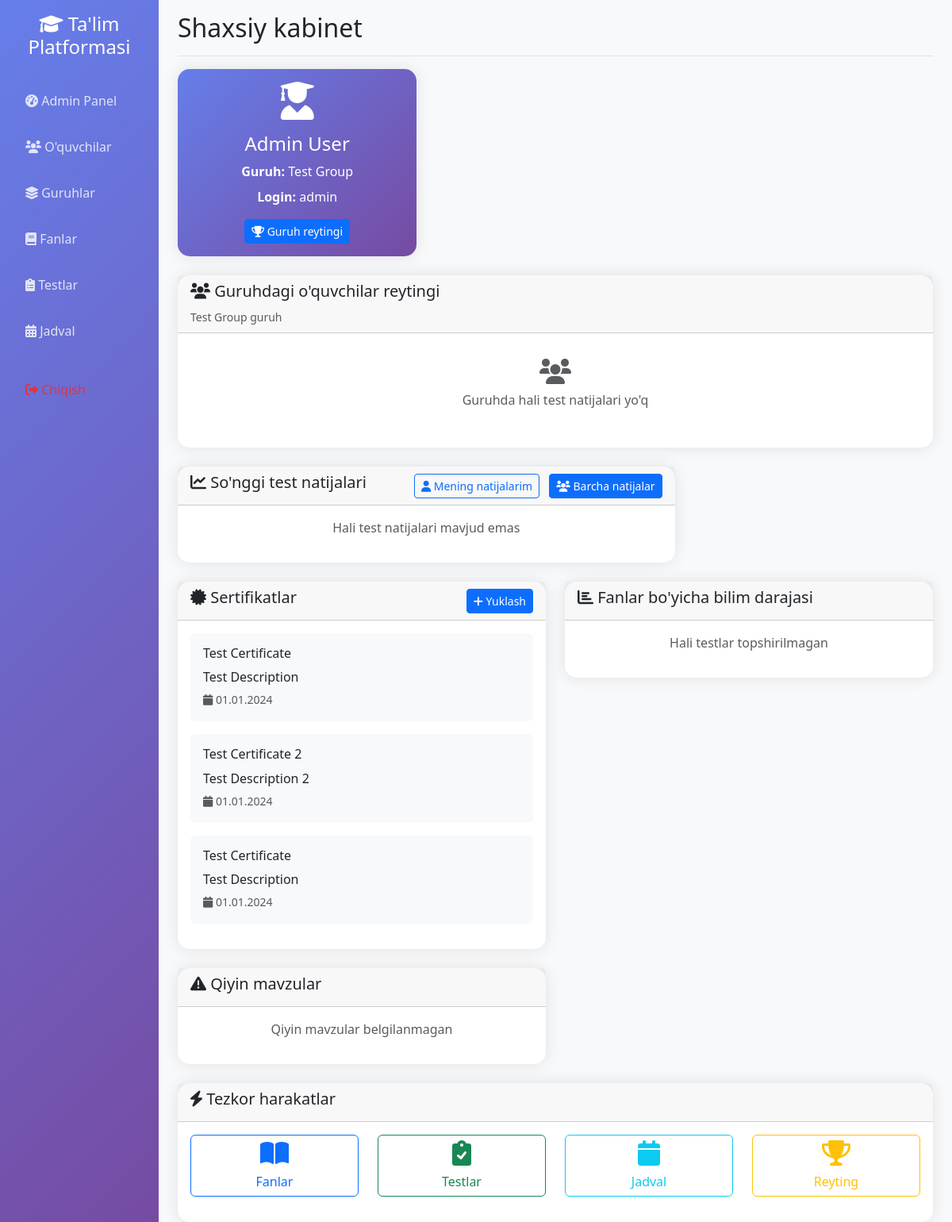
Before: /student/dashboard (signed in) with the older database file.
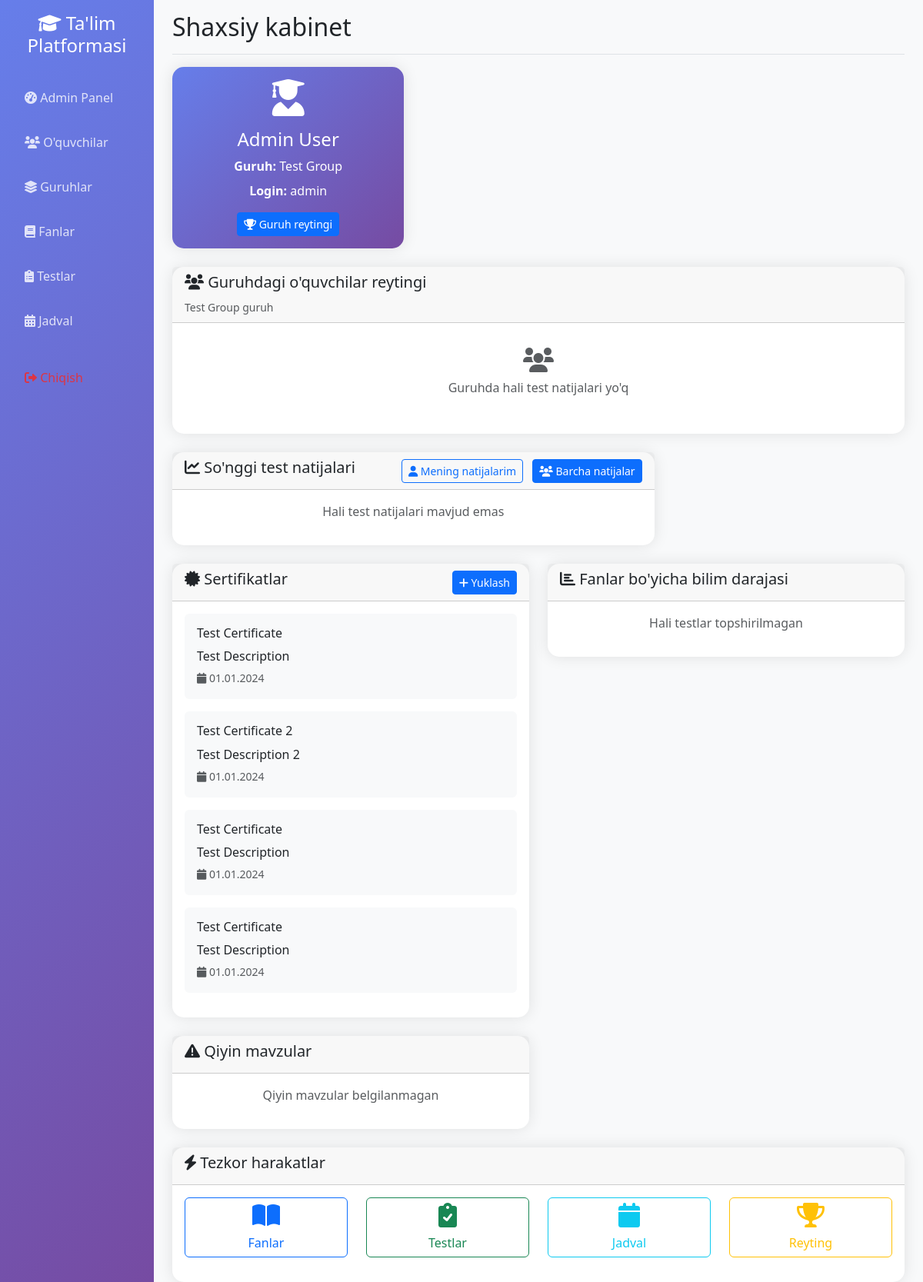
After: the same page with the newer database file.
### app.py (models this page shows)
class Certificate(db.Model):
    __tablename__ = 'certificate'
    id = db.Column(db.Integer, primary_key=True)
    user_id = db.Column(db.Integer, db.ForeignKey('user.id'), nullable=False)
    certificate_number = db.Column(db.String(50), unique=True, nullable=False)
    title = db.Column(db.String(200), nullable=False)
    description = db.Column(db.Text)
    issue_date = db.Column(db.DateTime, nullable=False)
    expiry_date = db.Column(db.DateTime)
    file_path = db.Column(db.String(500))
    is_active = db.Column(db.Boolean, default=True)
    created_at = db.Column(db.DateTime, nullable=False)
    user = db.relationship('User', backref=db.backref('certificates', lazy=True, cascade='all, delete-orphan'))

### app.py (the view, shortened to what this page needs)
@app.route('/student/dashboard')
def student_dashboard():
    if not session.get('logged_in', False):
        return redirect(url_for('login'))
    user = User.query.get(session['user_id'])
    recent_results = TestResult.query.filter_by(user_id=user.id).order_by(TestResult.taken_at.desc()).limit(5).all()
    certificates = Certificate.query.filter_by(user_id=user.id).all()
    difficult_topics = DifficultTopic.query.filter_by(user_id=user.id).all()
    all_results = TestResult.query.filter_by(user_id=user.id).all()
    avg_percentage = 0
    if all_results:
        avg_percentage = sum(r.percentage for r in all_results) / len(all_results)
    group_student_rankings = []
    if user.group_id:
        group_students = User.query.filter_by(group_id=user.group_id, is_admin=False, is_group_leader=False).all()
        group_student_rankings.sort(key=lambda x: x['avg_percentage'], reverse=True)
        for i, ranking in enumerate(group_student_rankings, 1):
            ranking['rank'] = i
    return render_template('student_dashboard.html',
                         user=user,
                         recent_results=recent_results,
                         certificates=certificates,
                         difficult_topics=difficult_topics,
                         avg_percentage=avg_percentage,
                         group_student_rankings=group_student_rankings)

### app.py (called while the page is built, shortened)
@app.context_processor
def inject_user():
    class CurrentUser:
        def __init__(self):
            self.is_authenticated = session.get('logged_in', False)
            self.is_admin = session.get('is_admin', False)
            self.is_group_leader = session.get('is_group_leader', False)
            self.username = session.get('username', '')
            self.id = session.get('user_id', None)
    return dict(current_user=CurrentUser(), datetime=datetime)

### templates/student_dashboard.html (shortened to what the changed rows need)
{% extends "base.html" %}
{% block page_title %}Shaxsiy kabinet{% endblock %}
{% block content %}
<div class="row">
    <div class="col-md-6 mb-4">
        <div class="card">
            <div class="card-body">
                {% if certificates %}
                    {% for cert in certificates %}
                    <div class="mb-3 p-3 bg-light rounded">
                        <h6>{{ cert.title }}</h6>
                        <p class="mb-1">{{ cert.description }}</p>
                        <small class="text-muted">
                            <i class="fas fa-calendar"></i> {{ cert.issue_date.strftime('%d.%m.%Y') }}
                        </small>
                    </div>
                    {% endfor %}
                {% endif %}
            </div>
        </div>
    </div>
</div>
{% endblock %}

Changed rows visible on the page:
added Certificate: title "Test Certificate", description "Test Description", issue_date "01.01.2024"
